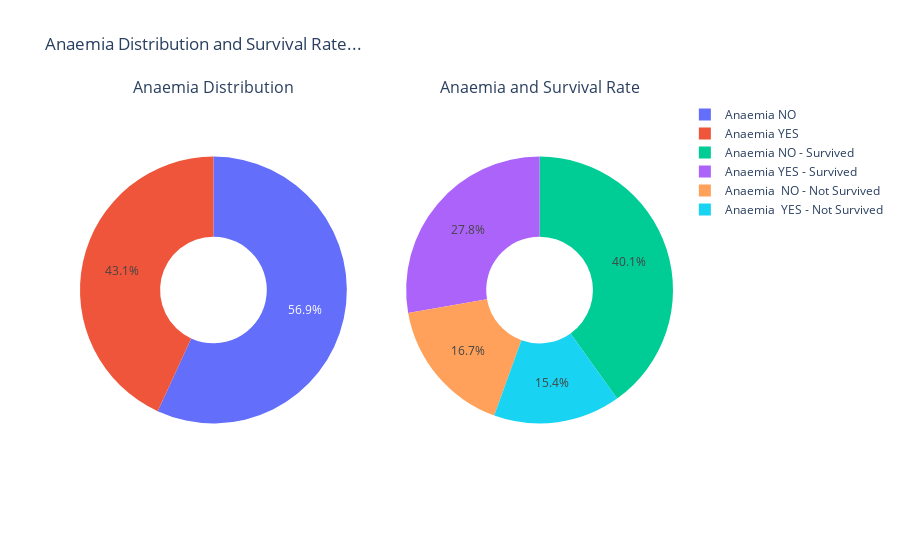

Here is the notebook cell this chart was saved with:
### Code cell
# Create subplots: use 'domain' type for Pie subplot
fig = make_subplots(rows=1, cols=2, specs=[[{'type':'domain'}, {'type':'domain'}]], 
                    subplot_titles=['Anaemia Distribution', 'Anaemia and Survival Rate'])

labels1 = ["Anaemia YES", "Anaemia NO"]
values1 = [len(anaemia_yes), len(anaemia_no)]

labels2 = ['Anaemia YES - Survived','Anaemia  YES - Not Survived', 'Anaemia NO - Survived',
           'Anaemia  NO - Not Survived']
values2 = [len(anaemia_yes_survived), len(anaemia_yes_not_survived),
          len(anaemia_no_survived), len(anaemia_no_not_survived)]

fig.add_trace(go.Pie(labels=labels1, values=values1, name="Distribution of Anaemia"), 1, 1)
fig.add_trace(go.Pie(labels=labels2, values=values2, name='Anaemia & Survival'), 1, 2)

# Use `hole` to create a donut-like pie chart
fig.update_traces(hole=.4, hoverinfo="label+percent+name")

fig.update_layout(title_text="Anaemia Distribution and Survival Rate...")

# show the interactive view
fig.show()

InsertChartSeparator()
# export to a png rendered format of the chart
fig.show("png")

### Figure 1 — Plotly figure (JSON) as saved in the notebook; plotly's stock layout.template omitted (floating-point values rounded to 4 significant figures)
{"data": [{"domain": {"x": [0, 0.45], "y": [0, 1]}, "hole": 0.4, "hoverinfo": "label+percent+name", "labels": ["Anaemia YES", "Anaemia NO"], "name": "Distribution of Anaemia", "type": "pie", "values": [129, 170]}, {"domain": {"x": [0.55, 1], "y": [0, 1]}, "hole": 0.4, "hoverinfo": "label+percent+name", "labels": ["Anaemia YES - Survived", "Anaemia  YES - Not Survived", "Anaemia NO - Survived", "Anaemia  NO - Not Survived"], "name": "Anaemia & Survival", "type": "pie", "values": [83, 46, 120, 50]}], "layout": {"annotations": [{"font": {"size": 16}, "showarrow": false, "text": "Anaemia Distribution", "x": 0.225, "xanchor": "center", "xref": "paper", "y": 1, "yanchor": "bottom", "yref": "paper"}, {"font": {"size": 16}, "showarrow": false, "text": "Anaemia and Survival Rate", "x": 0.775, "xanchor": "center", "xref": "paper", "y": 1, "yanchor": "bottom", "yref": "paper"}], "title": {"text": "Anaemia Distribution and Survival Rate..."}}}
